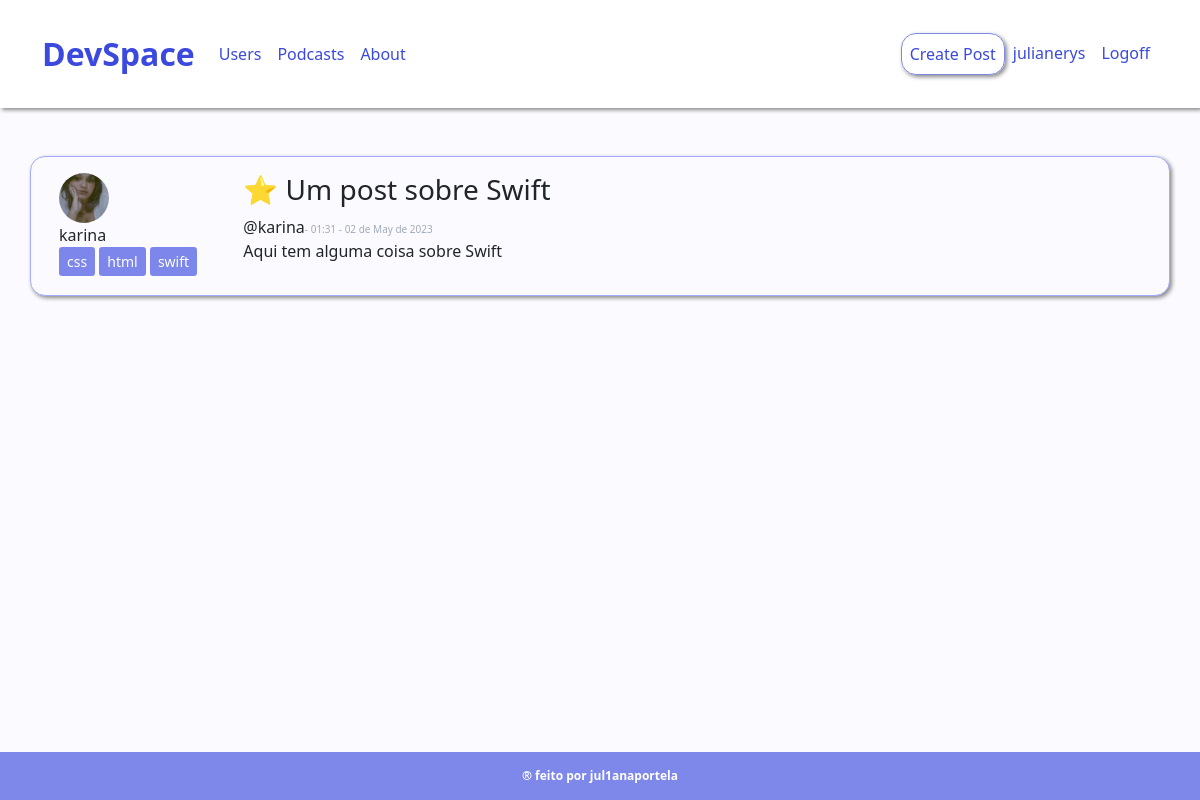
The app's page /post/4 (signed in) with its own data.
### comuna/models.py (models this page shows, shortened)
class Usuario(database.Model, UserMixin):
    id = database.Column(database.Integer, primary_key=True)
    username = database.Column(database.String, nullable=False)
    email = database.Column(database.String, nullable=False, unique=True)
    senha = database.Column(database.String, nullable=False)
    foto_perfil = database.Column(database.String, default='default.jpg')
    posts = database.relationship('Post', backref='autor', lazy=True)
    pin = database.Column(database.String, nullable=False, default='Não Informado')

class Post(database.Model):
    id = database.Column(database.Integer, primary_key=True)
    titulo = database.Column(database.String, nullable=False)
    corpo = database.Column(database.Text, nullable=False)
    data_criacao = database.Column(database.DateTime, nullable=False, default=datetime.utcnow)
    id_usuario = database.Column(database.Integer, database.ForeignKey('usuario.id'), nullable=False)

### comuna/routes.py (the view)
@app.route('/post/<post_id>', methods=['GET', 'POST'])
@login_required
def exibir_post(post_id):
    post = Post.query.get(post_id)
    if current_user == post.autor:
        form = FormCriarPost()
        if request.method == 'GET': #pega as info da publicação e deixa escrito no forms
            form.titulo.data = post.titulo
            form.corpo.data = post.corpo
        elif form.validate_on_submit():
            post.titulo = form.titulo.data
            post.corpo = form.corpo.data
            database.session.commit()
            flash('Eita como atualiza o post!', 'success')
            return redirect(url_for('home'))
    else:
        form = None
    return render_template('post.html', post=post, form=form)

### comuna/models.py (called while the page is built)
@login_manager.user_loader
def load_user(id_usuario):
    return Usuario.query.get(int(id_usuario))

### comuna/templates/post.html (shortened to what this page needs)
{% extends 'base.html' %}
{% block body %}
    <div class="container">
            <div class="row border mt-5 p-3 meupost">
                <div class="col col-2">
                    <div class="image pe-3">
                        <img src="{{ url_for('static', filename='fotos_perfil/{}'.format(post.autor.foto_perfil)) }}" class="rounded-circle" width="50" >
                    </div>
                    <div class="col">
                    <span class="number2">{{ post.autor.username}}</span>
                    </div>
                    <div class="col">
                        {% for pin in post.autor.pin.split(';') %}
                        <button type="button" class="btn btn-primary disabled btn-sm" style="--bs-btn-padding-y: .25rem; --bs-btn-padding-x: .5rem; --bs-btn-font-size: .75rem;">
                            {{ pin }}
                        </button>
                        {% endfor %}
                    </div>
                </div>
                <div class="col col-9">
                    <h3>{{ post.titulo }}</h3>
                    <span class="number1">@{{ post.autor.username }}</span><span class="followers">- {{ post.data_criacao.strftime('%H:%M - %d de %B de %Y') }}</span>
                    <p>{{ post.corpo }}</p>
                </div>
            </div>
    </div>
{% endblock %}

### comuna/templates/navbar.html (shortened to what this page needs)
<nav class="navbar navbar-expand-lg navbar-light bg-light">
  <div class="container-fluid container">
    <a class="navbar-brand" href="{{ url_for('home') }}">DevSpace</a>
    <div class="collapse navbar-collapse" id="navbarSupportedContent">
      <ul class="navbar-nav me-auto mb-2 mb-lg-0">
        <li class="nav-item">
          <a class="nav-link" href="{{ url_for('usuarios') }}">Users</a>
        </li>
        <li class="nav-item">
          <a class="nav-link" href="{{ url_for('podcasts') }}">Podcasts</a>
        </li>
        <li class="nav-item">
          <a class="nav-link" href="{{ url_for('about') }}">About</a>
        </li>
      </ul>
      <ul class="d-flex navbar-nav">
        {% if current_user.is_authenticated %}
          <li class="nav-item">
            <a class="nav-link criar-post" href="{{ url_for('criar_post') }}">Create Post</a>
          </li>
          <li class="nav-item">
            <a class="nav-link" href="{{ url_for('perfil') }}">{{current_user.username}}</a>
          </li>
          <li class="nav-item">
            <a class="nav-link" href="{{ url_for('sair') }}">Logoff</a>
          </li>
        {% endif %}
      </ul>
    </div>
  </div>
</nav>

### comuna/static/main.css (style rules this page uses)
html { font-family: 'Ubuntu', sans-serif; }
body { background-color: #fbfbff; }
.number1 { font-weight:500; }
.followers { font-size:10px; color: #a1aab9; }
.number2 { font-weight:500; }
.meupost { background: #fbfbff; }
.btn-primary { background-color: #3b49df !important; border: none !important; }

### comuna/static/navbar.css (style rules this page uses)
.navbar-expand-lg { background-color: white !important; padding-top: 25px; padding-bottom: 25px; box-shadow: 2px 2px 4px #888888; }
.navbar-brand { font-weight: bolder; font-size: 2rem; color: #3b49df !important; }
.nav-link { color: #3b49df !important; border-radius: 15px; }
.criar-post { border: #7E87EA 1px solid; border-radius: 15px; text-decoration: none !important; box-shadow: 2px 2px 4px #888888; }

### comuna/static/home.css (style rules this page uses)
.border { border: #a4abff 1px solid !important; border-radius: 15px; margin-bottom: 5px; box-shadow: 2px 2px 4px #888888; }

### records on screen
Usuario: username "julianerys"
Usuario: foto_perfil (picture), autor.username "karina"
Post: titulo "⭐ Um post sobre Swift", data_criacao "01:31 - 02 de May de 2023", corpo "Aqui tem alguma coisa sobre Swift"

### other values on screen
{{ pin }} "css" "html" "swift"
